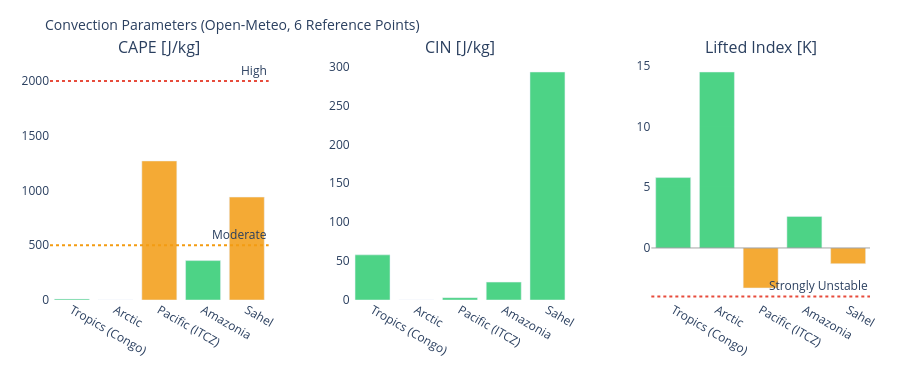

Notebook cell for this chart:
### Markdown cell above
---
## 3. Visualizations

### Code cell
# ============================================================
# CAPE / CIN / LIFTED INDEX – Convection potential
# ============================================================

if not df_atm.empty:
    fig = make_subplots(
        rows=1, cols=3,
        subplot_titles=['CAPE [J/kg]', 'CIN [J/kg]', 'Lifted Index [K]'],
        horizontal_spacing=0.1
    )
    pts = df_atm['point'].tolist()
    pt_colors = ['#E85D24','#185FA5','#888780','#378ADD','#639922','#F2A623']

    # CAPE – höher = mehr Gewitterpotential
    cape_vals = df_atm['cape'].fillna(0).tolist()
    cape_colors = ['#e74c3c' if v > 2000 else '#f39c12' if v > 500 else '#2ecc71'
                   for v in cape_vals]
    fig.add_trace(go.Bar(x=pts, y=cape_vals, marker_color=cape_colors,
                         opacity=0.85, showlegend=False), row=1, col=1)
    fig.add_hline(y=2000, line_dash='dot', line_color='#e74c3c',
                  annotation_text='High', row=1, col=1)
    fig.add_hline(y=500,  line_dash='dot', line_color='#f39c12',
                  annotation_text='Moderate', row=1, col=1)

    # CIN – negativer = stärker gedeckelt (weniger Auslöse)
    cin_vals = df_atm['cin'].fillna(0).tolist()
    cin_colors = ['#e74c3c' if v < -200 else '#f39c12' if v < -50 else '#2ecc71'
                  for v in cin_vals]
    fig.add_trace(go.Bar(x=pts, y=cin_vals, marker_color=cin_colors,
                         opacity=0.85, showlegend=False), row=1, col=2)

    # Lifted Index – negativ = instabil
    li_vals = df_atm['li'].fillna(0).tolist()
    li_colors = ['#e74c3c' if v < -4 else '#f39c12' if v < 0 else '#2ecc71'
                 for v in li_vals]
    fig.add_trace(go.Bar(x=pts, y=li_vals, marker_color=li_colors,
                         opacity=0.85, showlegend=False), row=1, col=3)
    fig.add_hline(y=0, line_color='gray', line_width=0.7, row=1, col=3)
    fig.add_hline(y=-4, line_dash='dot', line_color='#e74c3c',
                  annotation_text='Strongly Unstable', row=1, col=3)

    fig.update_layout(
        title=dict(text='Convection Parameters (Open-Meteo, 6 Reference Points)', font=dict(size=14)),
        height=380, plot_bgcolor='rgba(0,0,0,0)', paper_bgcolor='rgba(0,0,0,0)',
        margin=dict(l=50, r=30, t=60, b=80)
    )
    fig.update_xaxes(tickangle=30)
    fig.show()

### Figure 1 — Plotly figure (JSON) as saved in the notebook; plotly's stock layout.template omitted (floating-point values rounded to 4 significant figures)
{"data": [{"marker": {"color": ["#2ecc71", "#2ecc71", "#f39c12", "#2ecc71", "#f39c12"]}, "opacity": 0.85, "showlegend": false, "type": "bar", "x": ["Tropics (Congo)", "Arctic", "Pacific (ITCZ)", "Amazonia", "Sahel"], "xaxis": "x", "y": [10.0, 0.0, 1270.0, 360.0, 940.0], "yaxis": "y"}, {"marker": {"color": ["#2ecc71", "#2ecc71", "#2ecc71", "#2ecc71", "#2ecc71"]}, "opacity": 0.85, "showlegend": false, "type": "bar", "x": ["Tropics (Congo)", "Arctic", "Pacific (ITCZ)", "Amazonia", "Sahel"], "xaxis": "x2", "y": [58.0, 0.0, 3.0, 23.0, 293.0], "yaxis": "y2"}, {"marker": {"color": ["#2ecc71", "#2ecc71", "#f39c12", "#2ecc71", "#f39c12"]}, "opacity": 0.85, "showlegend": false, "type": "bar", "x": ["Tropics (Congo)", "Arctic", "Pacific (ITCZ)", "Amazonia", "Sahel"], "xaxis": "x3", "y": [5.8, 14.5, -3.3, 2.6, -1.3], "yaxis": "y3"}], "layout": {"annotations": [{"font": {"size": 16}, "showarrow": false, "text": "CAPE [J/kg]", "x": 0.1333, "xanchor": "center", "xref": "paper", "y": 1.0, "yanchor": "bottom", "yref": "paper"}, {"font": {"size": 16}, "showarrow": false, "text": "CIN [J/kg]", "x": 0.5, "xanchor": "center", "xref": "paper", "y": 1.0, "yanchor": "bottom", "yref": "paper"}, {"font": {"size": 16}, "showarrow": false, "text": "Lifted Index [K]", "x": 0.8667, "xanchor": "center", "xref": "paper", "y": 1.0, "yanchor": "bottom", "yref": "paper"}, {"showarrow": false, "text": "High", "x": 1, "xanchor": "right", "xref": "x domain", "y": 2000, "yanchor": "bottom", "yref": "y"}, {"showarrow": false, "text": "Moderate", "x": 1, "xanchor": "right", "xref": "x domain", "y": 500, "yanchor": "bottom", "yref": "y"}, {"showarrow": false, "text": "Strongly Unstable", "x": 1, "xanchor": "right", "xref": "x3 domain", "y": -4, "yanchor": "bottom", "yref": "y3"}], "height": 380, "margin": {"b": 80, "l": 50, "r": 30, "t": 60}, "paper_bgcolor": "rgba(0,0,0,0)", "plot_bgcolor": "rgba(0,0,0,0)", "shapes": [{"line": {"color": "#e74c3c", "dash": "dot"}, "type": "line", "x0": 0, "x1": 1, "xref": "x domain", "y0": 2000, "y1": 2000, "yref": "y"}, {"line": {"color": "#f39c12", "dash": "dot"}, "type": "line", "x0": 0, "x1": 1, "xref": "x domain", "y0": 500, "y1": 500, "yref": "y"}, {"line": {"color": "gray", "width": 0.7}, "type": "line", "x0": 0, "x1": 1, "xref": "x3 domain", "y0": 0, "y1": 0, "yref": "y3"}, {"line": {"color": "#e74c3c", "dash": "dot"}, "type": "line", "x0": 0, "x1": 1, "xref": "x3 domain", "y0": -4, "y1": -4, "yref": "y3"}], "title": {"font": {"size": 14}, "text": "Convection Parameters (Open-Meteo, 6 Reference Points)"}, "xaxis": {"anchor": "y", "domain": [0.0, 0.2667], "tickangle": 30}, "xaxis2": {"anchor": "y2", "domain": [0.3667, 0.6333], "tickangle": 30}, "xaxis3": {"anchor": "y3", "domain": [0.7333, 1.0], "tickangle": 30}, "yaxis": {"anchor": "x", "domain": [0.0, 1.0]}, "yaxis2": {"anchor": "x2", "domain": [0.0, 1.0]}, "yaxis3": {"anchor": "x3", "domain": [0.0, 1.0]}}}
